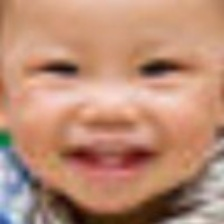
#> input picture Facial Age Group Estimation Model/Faces_images/train/0-3/1224.jpg, 224 x 224 px, found by its file name; its folder holds only this picture in this run
$ jupyter execute --allow-errors SVM_Experiment.ipynb   (shell and % lines are left out)
#> lines starting #> are read from the running program, lines starting #| are printed output that depends on the picture
#> further down, img is the input picture: shape (224, 224, 3); mean R, G, B 186.8, 139.8, 116.2
#> `img_gray = color.rgb2gray(img)`:
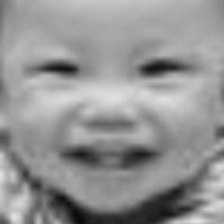
#> img_gray: shape (224, 224) float64; min 0.0323, max 0.896, mean 0.581
#> `fd, hog_image = hog(img_gray, orientations=8, pixels_per_cell=(8, 8), ..`:
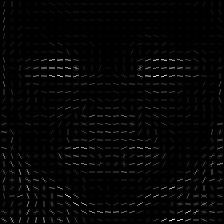
#> hog_image: shape (224, 224) float64; min 0, max 0.134, mean 0.00282; drawn with min black and max white
#> `fd, hog_image = hog(img_gray, orientations=8, pixels_per_cell=(8, 8), ..`: fd = 6272 values, max 0.978 at index 2356, min 0 at index 1, mean 0.272
# Facial Age Estimation Model

 Our Facial Age group Estimation Model is built and designed to predict the age group of individuals based on facial images.

 The model is for using Machien Learning model for face age group estimation using SVM.

#### and the following steps are used to build it:

#### Step 1 - Importing Required Libraries

[cell 1]
import os
import pickle

from skimage.io import imread
from skimage.transform import resize
from skimage.feature import hog
from skimage import exposure, color
import numpy as np
from sklearn.model_selection import train_test_split
from sklearn.model_selection import GridSearchCV
from sklearn.svm import SVC
from sklearn.metrics import accuracy_score
from sklearn.metrics import confusion_matrix
import matplotlib.pyplot as plt
import seaborn as sns
from sklearn.metrics import classification_report

#### Step 2 -  Data Directory and Configuration

[cell 2]
# prepare data
input_dir = 'Faces_images/dataset'
categories = ['0-3', '4+', '9+', '12+', '17+']

data = []
labels = []
#> (the rest of this cell did not finish here and is left out)
